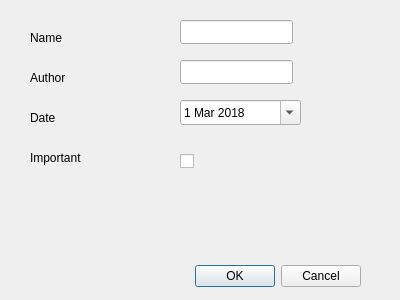
<?xml version="1.0" encoding="UTF-8"?>
<ui version="4.0">
 <class>newActivityWindow</class>
 <widget class="QDialog" name="newActivityWindow">
  <property name="geometry">
   <rect>
    <x>0</x>
    <y>0</y>
    <width>400</width>
    <height>300</height>
   </rect>
  </property>
  <property name="windowTitle">
   <string>Dialog</string>
  </property>
  <widget class="QDialogButtonBox" name="buttonBox">
   <property name="geometry">
    <rect>
     <x>20</x>
     <y>260</y>
     <width>341</width>
     <height>32</height>
    </rect>
   </property>
   <property name="orientation">
    <enum>Qt::Horizontal</enum>
   </property>
   <property name="standardButtons">
    <set>QDialogButtonBox::Cancel|QDialogButtonBox::Ok</set>
   </property>
  </widget>
  <widget class="QLabel" name="label">
   <property name="geometry">
    <rect>
     <x>30</x>
     <y>30</y>
     <width>121</width>
     <height>16</height>
    </rect>
   </property>
   <property name="text">
    <string>Name</string>
   </property>
  </widget>
  <widget class="QLabel" name="label_2">
   <property name="geometry">
    <rect>
     <x>30</x>
     <y>70</y>
     <width>60</width>
     <height>16</height>
    </rect>
   </property>
   <property name="text">
    <string>Author</string>
   </property>
  </widget>
  <widget class="QLabel" name="label_3">
   <property name="geometry">
    <rect>
     <x>30</x>
     <y>110</y>
     <width>60</width>
     <height>16</height>
    </rect>
   </property>
   <property name="text">
    <string>Date</string>
   </property>
  </widget>
  <widget class="QLabel" name="label_4">
   <property name="geometry">
    <rect>
     <x>30</x>
     <y>150</y>
     <width>91</width>
     <height>16</height>
    </rect>
   </property>
   <property name="text">
    <string>Important</string>
   </property>
  </widget>
  <widget class="QLineEdit" name="lineEdit">
   <property name="geometry">
    <rect>
     <x>180</x>
     <y>20</y>
     <width>113</width>
     <height>24</height>
    </rect>
   </property>
  </widget>
  <widget class="QLineEdit" name="lineEdit2">
   <property name="geometry">
    <rect>
     <x>180</x>
     <y>60</y>
     <width>113</width>
     <height>24</height>
    </rect>
   </property>
  </widget>
  <widget class="QDateEdit" name="dateEdit">
   <property name="geometry">
    <rect>
     <x>180</x>
     <y>100</y>
     <width>121</width>
     <height>25</height>
    </rect>
   </property>
   <property name="calendarPopup">
    <bool>true</bool>
   </property>
   <property name="timeSpec">
    <enum>Qt::LocalTime</enum>
   </property>
   <property name="date">
    <date>
     <year>2018</year>
     <month>3</month>
     <day>1</day>
    </date>
   </property>
  </widget>
  <widget class="QCheckBox" name="checkBox">
   <property name="geometry">
    <rect>
     <x>180</x>
     <y>150</y>
     <width>21</width>
     <height>22</height>
    </rect>
   </property>
   <property name="text">
    <string/>
   </property>
  </widget>
 </widget>
 <resources/>
 <connections>
  <connection>
   <sender>buttonBox</sender>
   <signal>accepted()</signal>
   <receiver>newActivityWindow</receiver>
   <slot>accept()</slot>
   <hints>
    <hint type="sourcelabel">
     <x>248</x>
     <y>254</y>
    </hint>
    <hint type="destinationlabel">
     <x>157</x>
     <y>274</y>
    </hint>
   </hints>
  </connection>
  <connection>
   <sender>buttonBox</sender>
   <signal>rejected()</signal>
   <receiver>newActivityWindow</receiver>
   <slot>reject()</slot>
   <hints>
    <hint type="sourcelabel">
     <x>316</x>
     <y>260</y>
    </hint>
    <hint type="destinationlabel">
     <x>286</x>
     <y>274</y>
    </hint>
   </hints>
  </connection>
 </connections>
</ui>
